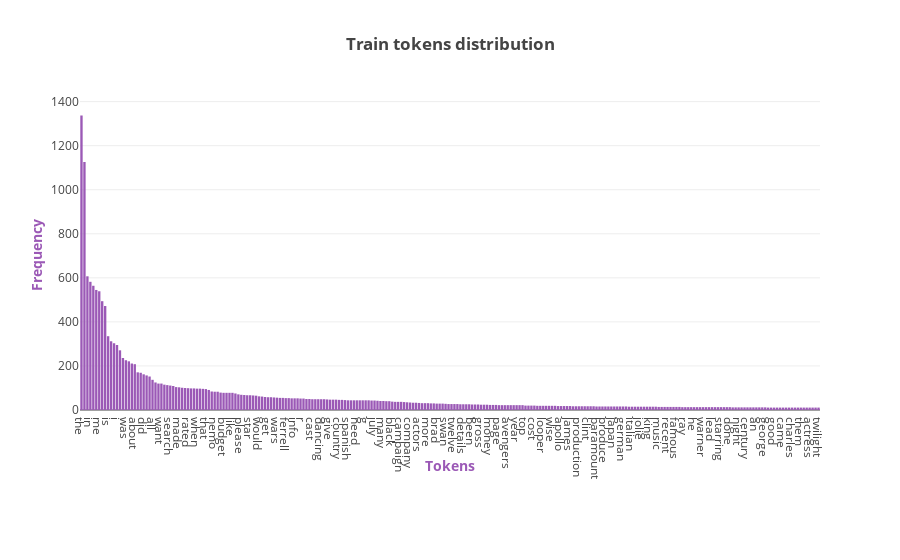

The notebook cell this image was saved under:
### Code cell
X_axis = []
Y_axis = []
sorted_dict = sorted(token_count_dictionary.items(), key=itemgetter(1), reverse=True)

for token, token_count in sorted_dict:
    if token_count > 10:
        X_axis.append(token)
        Y_axis.append(token_count)

assert(len(X_axis) == len(Y_axis)) 

plotly.offline.iplot({
    "data": [Bar(orientation = "v",
                 x = X_axis,
                 y = Y_axis,
                 marker = dict(color = "#9b59b6"))],
    "layout": Layout(title="<b>Train tokens distribution</b>",
                     xaxis=dict(title='<b>Tokens</b>', dtick=3, titlefont=dict(color='#9b59b6')),
                     yaxis=dict(title='<b>Frequency</b>', titlefont=dict(color='#9b59b6')),
                     margin=Margin(b=150)
                    )
})

### Figure 1 — Plotly figure (JSON) as saved in the notebook; plotly's stock layout.template omitted (floating-point values rounded to 4 significant figures; data arrays with more than 128 entries replaced by an {"elided": "..."} marker saying what was removed)
{"data": [{"marker": {"color": "#9b59b6"}, "orientation": "v", "type": "bar", "x": {"elided": "250 str values"}, "y": {"elided": "250 int values"}}], "layout": {"margin": {"b": 150}, "title": "<b>Train tokens distribution</b>", "xaxis": {"dtick": 3, "title": "<b>Tokens</b>", "titlefont": {"color": "#9b59b6"}}, "yaxis": {"title": "<b>Frequency</b>", "titlefont": {"color": "#9b59b6"}}}}
